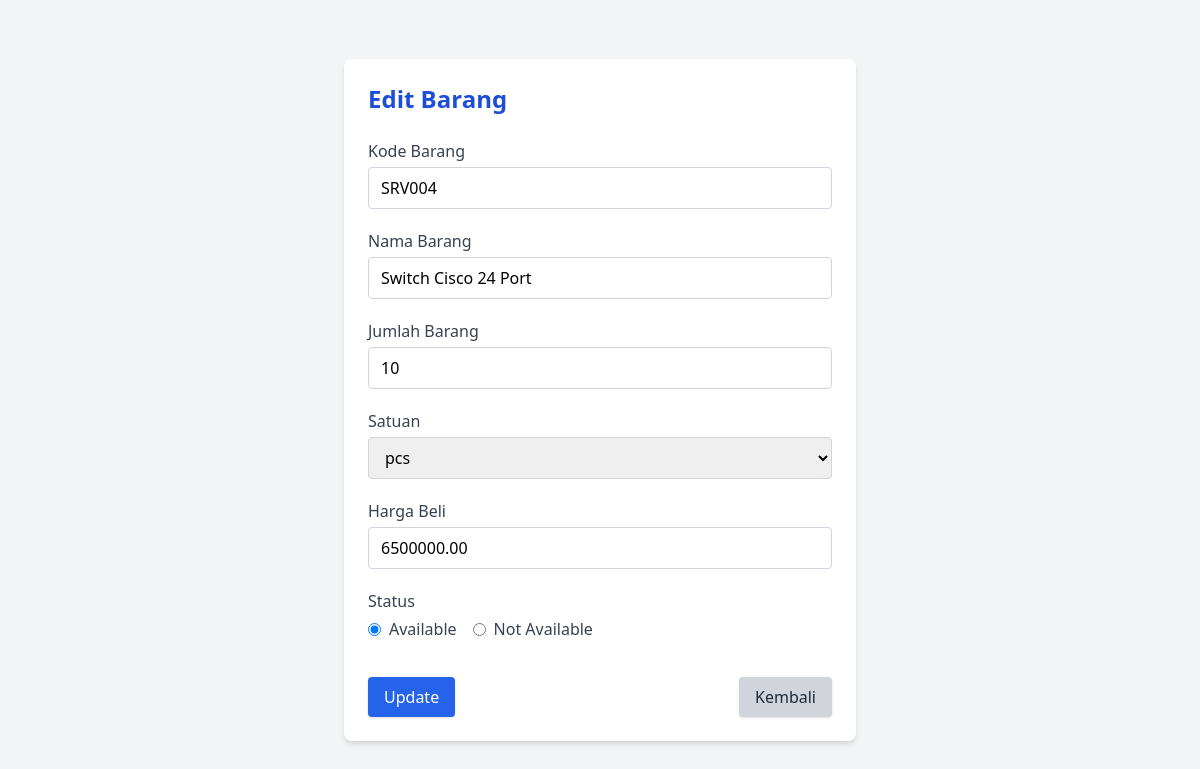
The page /sc-app/form-edit.php?id=4 on the database its author committed.
### tables this page shows
CREATE TABLE `tb_inventory` (
  `id_barang` int(10) NOT NULL AUTO_INCREMENT,
  `kode_barang` varchar(20) DEFAULT NULL,
  `nama_barang` varchar(50) DEFAULT NULL,
  `jumlah_barang` int(10) DEFAULT NULL,
  `satuan_barang` varchar(20) DEFAULT NULL,
  `harga_beli` double(20,2) DEFAULT NULL,
  `status_barang` tinyint(1) DEFAULT NULL,
  PRIMARY KEY (`id_barang`)
);

### sc-app/form-edit.php (the view, shortened to what this page needs)
<?php
include 'connect-db.php';
$id = $_GET['id'];
$result = $conn->query("SELECT * FROM tb_inventory WHERE id_barang=$id");
$data = $result->fetch_assoc();
?>
<!DOCTYPE html>
<html lang="id">
<head>
    <script src="https://cdn.tailwindcss.com"></script>
</head>
<body class="bg-gray-100 min-h-screen flex items-center justify-center p-6">
    <div class="w-full max-w-lg bg-white shadow-md rounded-lg p-6">
        <h3 class="text-2xl font-bold text-blue-700 mb-6">Edit Barang</h3>
        <form action="update.php" method="POST" class="space-y-5">
            <div>
                <label class="block text-gray-700 font-medium mb-1">Kode Barang</label>
                <input type="text" name="kode_barang" value="<?= $data['kode_barang'] ?>" required
                       class="w-full px-3 py-2 border border-gray-300 rounded focus:outline-none focus:ring-2 focus:ring-blue-500">
            </div>
            <div>
                <label class="block text-gray-700 font-medium mb-1">Nama Barang</label>
                <input type="text" name="nama_barang" value="<?= $data['nama_barang'] ?>" required
                       class="w-full px-3 py-2 border border-gray-300 rounded focus:outline-none focus:ring-2 focus:ring-blue-500">
            </div>
            <div>
                <label class="block text-gray-700 font-medium mb-1">Jumlah Barang</label>
                <input type="number" name="jumlah_barang" value="<?= $data['jumlah_barang'] ?>" required
                       class="w-full px-3 py-2 border border-gray-300 rounded focus:outline-none focus:ring-2 focus:ring-blue-500">
            </div>
            <div>
                <label class="block text-gray-700 font-medium mb-1">Satuan</label>
                <select name="satuan_barang"
                        class="w-full px-3 py-2 border border-gray-300 rounded focus:outline-none focus:ring-2 focus:ring-blue-500">
                    <?php
                    $satuan = ['pcs', 'kg', 'liter', 'meter'];
                    foreach ($satuan as $s) {
                        $selected = ($data['satuan_barang'] == $s) ? 'selected' : '';
                        echo "<option value='$s' $selected>$s</option>";
                    }
                    ?>
                </select>
            </div>
            <div>
                <label class="block text-gray-700 font-medium mb-1">Harga Beli</label>
                <input type="number" step="0.01" name="harga_beli" value="<?= $data['harga_beli'] ?>" required
                       class="w-full px-3 py-2 border border-gray-300 rounded focus:outline-none focus:ring-2 focus:ring-blue-500">
            </div>
            <div>
                <label class="block text-gray-700 font-medium mb-1">Status</label>
                <div class="flex items-center space-x-4 mt-1">
                    <label class="inline-flex items-center">
                        <input type="radio" name="status_barang" value="1" <?= $data['status_barang'] ? 'checked' : '' ?>
                               class="text-blue-600 focus:ring-blue-500">
                        <span class="ml-2 text-gray-700">Available</span>
                    </label>
                    <label class="inline-flex items-center">
                        <input type="radio" name="status_barang" value="0" <?= !$data['status_barang'] ? 'checked' : '' ?>
                               class="text-blue-600 focus:ring-blue-500">
                        <span class="ml-2 text-gray-700">Not Available</span>
                    </label>
                </div>
            </div>
            <div class="flex justify-between pt-4">
                <button type="submit"
                        class="bg-blue-600 hover:bg-blue-700 text-white px-4 py-2 rounded shadow font-medium">
                    Update
                </button>
                <a href="index.php"
                   class="bg-gray-300 hover:bg-gray-400 text-gray-800 px-4 py-2 rounded shadow font-medium">
                    Kembali
                </a>
            </div>
        </form>
    </div>
</body>
</html>

### rows shown on the page
tb_inventory: kode_barang "SRV004", nama_barang "Switch Cisco 24 Port", jumlah_barang "10", harga_beli "6500000.00", status_barang "☑ Available", status_barang "☐ Not Available"

### other values the page prints
form field satuan_barang "pcs"
